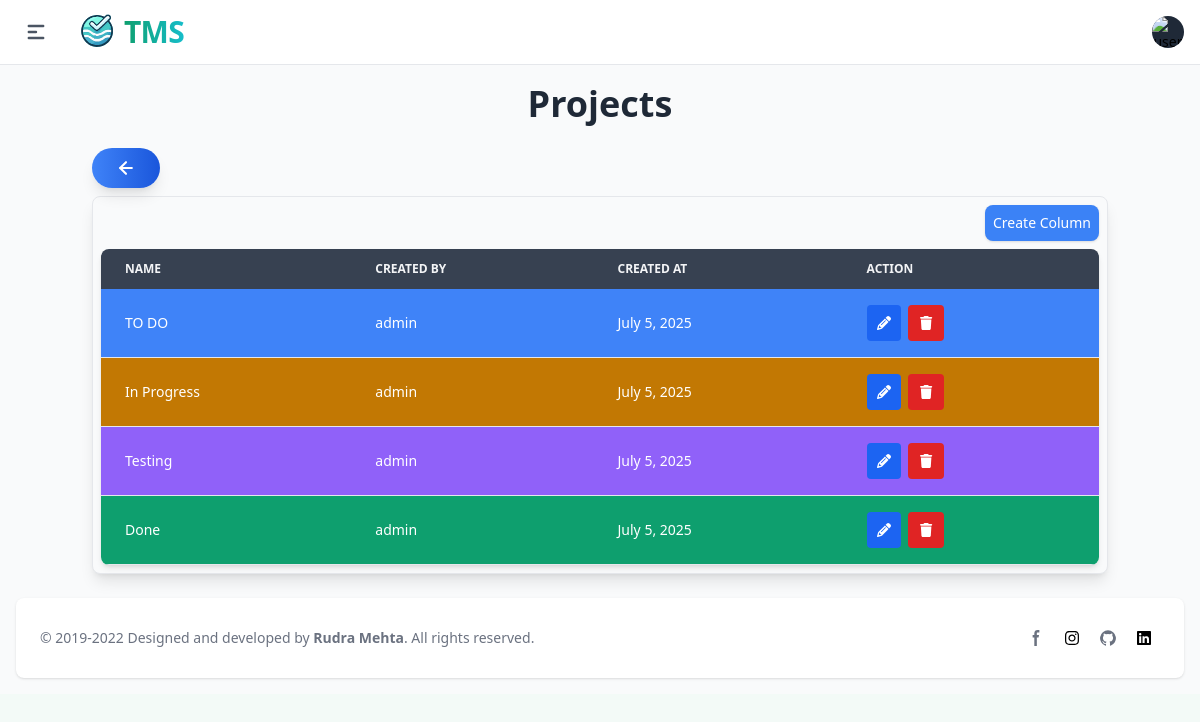
/column/1/ (signed in), run on the app's committed database.
### apps/project_mgmt/models/kanban.py (models this page shows, shortened)
class Column(BaseModel, models.Model):
    board = models.ForeignKey(Board, related_name='columns', on_delete=models.CASCADE)
    name = models.CharField(max_length=255)
    order = models.PositiveIntegerField()
    color = models.CharField(choices=ColorChoices.choices, max_length=200, null=True, blank=True)

### apps/auth/models.py (models this page shows, shortened)
class UserModel(AbstractBaseUser, PermissionsMixin, CreatedUpdatedAt):
    id = models.UUIDField(primary_key=True, default=uuid.uuid4, editable=False, unique=True)
    is_active = models.BooleanField(default=False)
    is_staff = models.BooleanField(default=False)
    user_image = models.ImageField(upload_to='user_image',null=True, blank=True)
    username = models.CharField(max_length=50, unique=True)
    is_deleted = models.BooleanField(default=False)
    email = models.EmailField(unique=True, max_length=50)
    groups = models.ManyToManyField(Group, related_name='user_model_groups', blank=True)
    user_permissions = models.ManyToManyField(Permission, related_name='user_model_permissions', blank=True)
    USERNAME_FIELD = "email"
    REQUIRED_FIELDS = ['username']
    objects = UserManager()

### apps/project_mgmt/views/board.py (the view)
# urls.py: path('column/<int:board_id>/', ColumnView.as_view(), name="column"),
class ColumnView(View):
    def get(self, request, board_id):
        column_list = Column.objects.filter(board_id = board_id).order_by('order')
        context = {
            'column_list':column_list,
            'board_id':board_id
        }
        return render(request, 'project_mgmt/column.html', context)

### utils/models/createupdateuser.py (called while the page is built)
    def __call__(self, request):
        _thread_locals.user = request.user
        response = self.get_response(request)
        return response

### utils/models/manager.py (called while the page is built)
    def get_queryset(self):
        return super(ObjectsManager, self).get_queryset()

### apps/templates/project_mgmt/column.html (shortened to what this page needs)
{% extends "base/base.html" %}
{% block content %}
<div class="container mx-auto px-1 py-1 max-w-screen">
    <h1 class="text-4xl font-bold text-center mb-6 text-gray-800 dark:text-gray-100">Projects</h1>
    {% block backurl %}
    {% include "base/backbutton.html" %}
    {% endblock backurl %}
    <section class="bg-gray-50 border border-gray-200 dark:bg-gray-900 p-2 rounded-lg shadow-lg">
        <div class="flex flex-wrap justify-end mb-2 space-y-2 sm:space-y-0 sm:space-x-2">
            <a href="{% url "add_column" board_id %}" class="w-full text-sm sm:w-auto py-2 px-2 bg-primary-500 text-white rounded-lg shadow hover:bg-primary-600 focus:outline-none focus:ring-2 focus:ring-primary-200 focus:ring-offset-2">
                Create Column
            </a>
        </div>
        <div class="bg-white dark:bg-gray-800 rounded-lg shadow-md overflow-hidden">
            <div class="overflow-x-auto block">
                <table id="sortableTable"  class="min-w-full text-nowrap text-sm text-left text-gray-500 dark:text-gray-400">
                    <thead class="text-xs uppercase bg-gray-700 text-gray-100 dark:bg-gray-700 dark:text-gray-400">
                        <tr>
                            <th scope="col" class="px-6 py-3">Name</th>
                            <th scope="col" class="px-6 py-3">Created By</th>
                            <th scope="col" class="px-6 py-3">Created At</th>
                            <th scope="col" class="px-6 py-3">Action</th>
                        </tr>
                    </thead>
                    <tbody class="bg-white dark:bg-gray-800">
                        {% for column in column_list %}
                        <tr data-item="{{ column.order }}" data-column-id="{{ column.id }}" class="border-b dark:border-gray-700 text-white bg-{{column.color}}-500 hover:bg-{{column.color}}-100 dark:hover:bg-gray-700 transition">
                            <td scope="row" class="px-6 py-4 font-medium text-white dark:text-white whitespace-nowrap">
                               {{column.name}}
                            </td>
                            <td class="px-6 py-4">{{column.created_by.username}}</td>
                            <td class="px-6 py-4">{{column.created_at|date}}</td>
                            <td class="px-6 py-4 items-center space-x-1 block">
                                <a href="{% url "edit_column" board_id column.id %}" class="inline-block text-white bg-blue-600 hover:bg-blue-800 dark:bg-blue-400 dark:hover:bg-blue-600 focus:outline-none focus:ring-2 focus:ring-blue-200 focus:ring-offset-2 rounded px-2.5 py-2">
                                    <i class="fas fa-pencil"></i>
                                </a>
                                <form id="deleteForm" method="post" class="inline-block">
                                    <button type="button" onclick="get_action('{% url "delete_column" board_id column.id %}')" id="deleteButton" data-modal-target="deleteModal" data-modal-toggle="deleteModal" class="text-white bg-red-600 hover:bg-red-800 dark:bg-red-400 dark:hover:bg-red-600 focus:outline-none focus:ring-2 focus:ring-red-200 focus:ring-offset-2 rounded px-3 py-2">
                                        <i class="fas fa-trash"></i>
                                    </button>
                                </form>
                            </td>
                        </tr>
                        {% endfor %}
                    </tbody>
                </table>
            </div>
        </div>
    </section>
</div>
{% endblock content %}

### data on the page
Column: name "TO DO", created_by.username "admin", created_at "July 5, 2025"
Column: name "In Progress", created_by.username "admin", created_at "July 5, 2025"
Column: name "Testing", created_by.username "admin", created_at "July 5, 2025"
Column: name "Done", created_by.username "admin", created_at "July 5, 2025"
